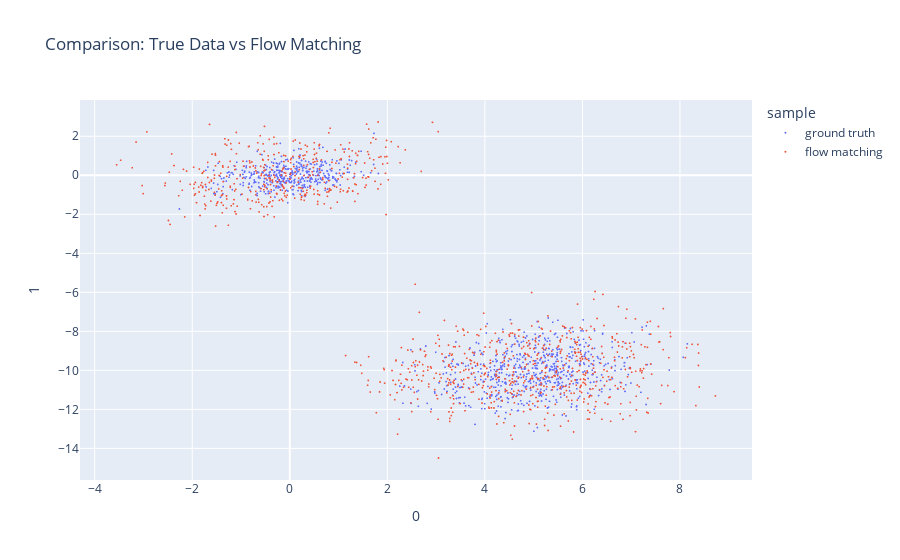

Notebook code cell kept with this figure:
### Code cell
def main(d=2, device='cpu'):

    device = torch.device(device)

    
    d = d

    pi1 = 0.4
    pi2 = 0.6

    # Means
    mu1 = np.array([0.0, 0.0, 0.0])[:d]
    mu2 = np.array([5.0, -10.0, 1.0])[:d]

    # Covariances
    Sigma1 = np.array([[0.5, 0.1, 0.0],
                    [0.1, 0.3, 0.0],
                    [0.0, 0.0, 0.2]])[:d, :d]

    Sigma2 = np.array([[1, 0.2, 0.1],
                    [0.2, 1.0, 0.3],
                    [0.1, 0.3, 1]])[:d, :d]


    weights = [pi1, pi2]
    means = [mu1, mu2]
    covs = [Sigma1, Sigma2]

    

    train_data_length = 1024
    train_data = torch.from_numpy(mixture_samples(train_data_length, d, weights, means, covs)).to(torch.float)

    batch_size = 128
    train_loader = DataLoader(train_data, batch_size=batch_size, shuffle=True)

    n_epochs = 500
    lr = 0.001
    obs_dim = (d,)
    fm = FlowMatching(MLP(d, 128, 5), obs_dim).to(device)
    optimizer = torch.optim.AdamW(fm.parameters(), lr=lr)

    total_loss = []
    for epoch in tqdm(range(n_epochs)):
        epoch_loss = 0
        for i, x1 in enumerate(train_loader):
            x1 = x1.to(device)
            t = torch.rand(x1.shape[0]).to(device)
            x0 = torch.randn_like(x1).to(device)
            loss = fm.criterion(t, x0, x1)
            epoch_loss += loss.detach().cpu().numpy()
            optimizer.zero_grad()
            loss.backward()
            optimizer.step()
        total_loss.append(epoch_loss/(i+1))
        if epoch %100 == 0:
            print(f"Total Loss Epoch {epoch+1}: ", total_loss[-1])

    samples_fm = fm.sample(train_data_length)

    df = pd.DataFrame(train_data)
    df['sample'] = 'ground truth'
    df_fm = pd.DataFrame(samples_fm,)
    df_fm['sample'] = 'flow matching'
    title = "Comparison: True Data vs Flow Matching"
    if d > 2:
        fig = px.scatter_3d(pd.concat([df, df_fm], axis=0), x=0, y=1, z=2,
                            color='sample',
                            size_max=1, opacity=1,
                            title=title)
    else:
        fig = px.scatter(pd.concat([df, df_fm], axis=0), x=0, y=1,
                            color='sample',
                            size_max=1, opacity=1,
                            title=title)
    fig.update_traces(marker_size=2)
    fig.show()



    x1 = train_data[:256].to(device)
    logp = fm.logp(x1, n_samples=50, atol=1e-4, rtol=1e-5)
    logp_true = compute_gmm_logp(x1, weights, means, covs)

    sns.histplot(abs(logp.numpy() - logp_true))
    plt.title('Absolute error in logp')
    plt.show()

    if d==2:
        plot_density_interactive(fm, weights, means, covs, device=device, range_lim=15, n_grid=32)

if __name__ == '__main__':
    d =  2
    device =  'cpu'
    main(d, device)

### Figure 1 — Plotly figure (JSON) as saved in the notebook; plotly's stock layout.template omitted (floating-point values rounded to 4 significant figures; data arrays with more than 128 entries replaced by an {"elided": "..."} marker saying what was removed)
{"data": [{"hovertemplate": "sample=ground truth<br>0=%{x}<br>1=%{y}<extra></extra>", "legendgroup": "ground truth", "marker": {"color": "#636efa", "opacity": 1, "size": 2, "symbol": "circle"}, "mode": "markers", "name": "ground truth", "showlegend": true, "type": "scattergl", "x": {"elided": "1024 float values"}, "xaxis": "x", "y": {"elided": "1024 float values"}, "yaxis": "y"}, {"hovertemplate": "sample=flow matching<br>0=%{x}<br>1=%{y}<extra></extra>", "legendgroup": "flow matching", "marker": {"color": "#EF553B", "opacity": 1, "size": 2, "symbol": "circle"}, "mode": "markers", "name": "flow matching", "showlegend": true, "type": "scattergl", "x": {"elided": "1024 float values"}, "xaxis": "x", "y": {"elided": "1024 float values"}, "yaxis": "y"}], "layout": {"legend": {"title": {"text": "sample"}, "tracegroupgap": 0}, "title": {"text": "Comparison: True Data vs Flow Matching"}, "xaxis": {"anchor": "y", "domain": [0, 1], "title": {"text": "0"}}, "yaxis": {"anchor": "x", "domain": [0, 1], "title": {"text": "1"}}}}
